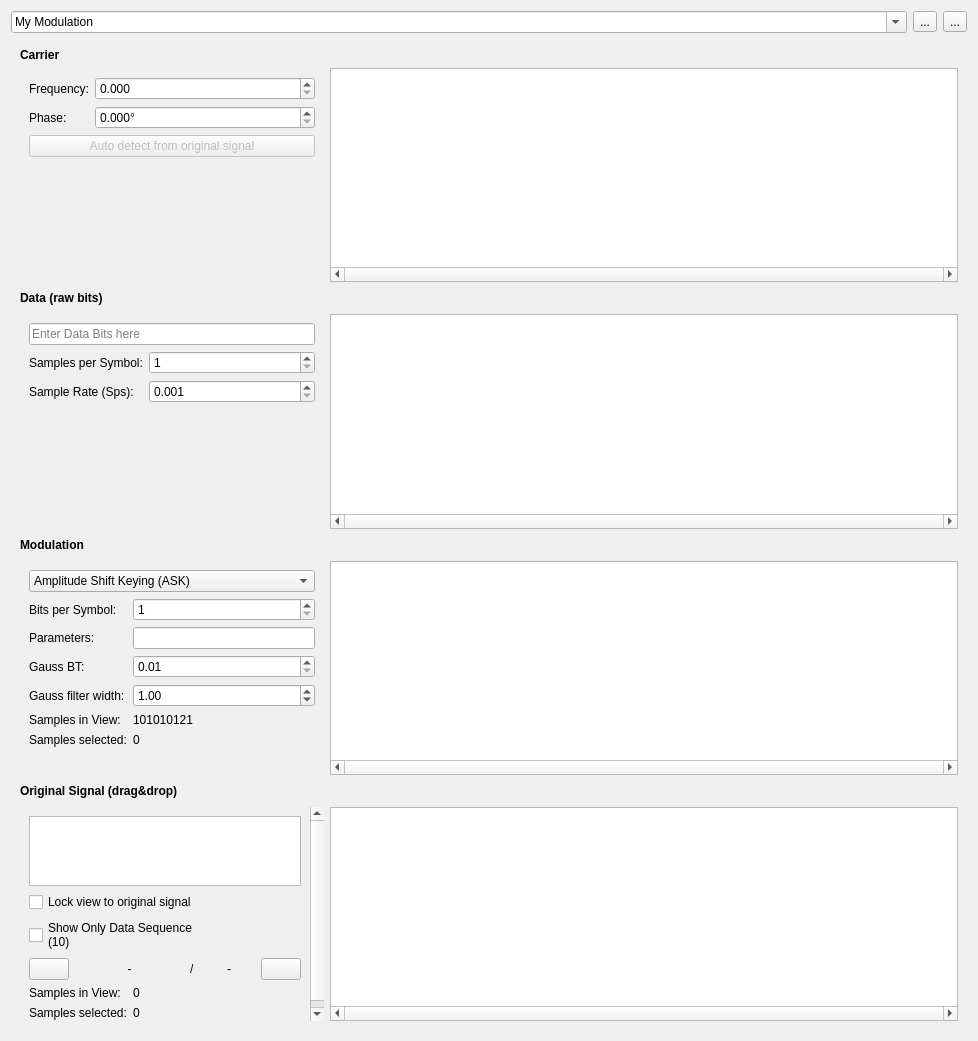
<?xml version="1.0" encoding="UTF-8"?>
<ui version="4.0">
 <class>DialogModulation</class>
 <widget class="QDialog" name="DialogModulation">
  <property name="geometry">
   <rect>
    <x>0</x>
    <y>0</y>
    <width>978</width>
    <height>1041</height>
   </rect>
  </property>
  <property name="windowTitle">
   <string>Modulation</string>
  </property>
  <property name="windowIcon">
   <iconset resource="urh.qrc">
    <normaloff>:/icons/icons/modulation.svg</normaloff>:/icons/icons/modulation.svg</iconset>
  </property>
  <layout class="QVBoxLayout" name="verticalLayout">
   <item>
    <layout class="QGridLayout" name="gridLayout_5">
     <item row="0" column="0">
      <widget class="QComboBox" name="comboBoxCustomModulations">
       <property name="editable">
        <bool>true</bool>
       </property>
       <property name="insertPolicy">
        <enum>QComboBox::InsertAtCurrent</enum>
       </property>
       <property name="sizeAdjustPolicy">
        <enum>QComboBox::AdjustToContents</enum>
       </property>
       <item>
        <property name="text">
         <string>My Modulation</string>
        </property>
       </item>
      </widget>
     </item>
     <item row="0" column="1">
      <widget class="QToolButton" name="btnAddModulation">
       <property name="text">
        <string>...</string>
       </property>
       <property name="icon">
        <iconset theme="list-add">
         <normaloff>.</normaloff>.</iconset>
       </property>
      </widget>
     </item>
     <item row="0" column="2">
      <widget class="QToolButton" name="btnRemoveModulation">
       <property name="text">
        <string>...</string>
       </property>
       <property name="icon">
        <iconset theme="list-remove">
         <normaloff>.</normaloff>.</iconset>
       </property>
      </widget>
     </item>
    </layout>
   </item>
   <item>
    <widget class="QScrollArea" name="scrollArea">
     <property name="frameShape">
      <enum>QFrame::NoFrame</enum>
     </property>
     <property name="widgetResizable">
      <bool>true</bool>
     </property>
     <widget class="QWidget" name="scrollAreaWidgetContents_2">
      <property name="geometry">
       <rect>
        <x>0</x>
        <y>0</y>
        <width>966</width>
        <height>984</height>
       </rect>
      </property>
      <layout class="QGridLayout" name="gridLayout_7" rowstretch="0,1,0,1,0,1,0,0,1" columnstretch="0,0,0,0">
       <item row="2" column="2">
        <widget class="QLabel" name="lPlus">
         <property name="sizePolicy">
          <sizepolicy hsizetype="Maximum" vsizetype="Fixed">
           <horstretch>0</horstretch>
           <verstretch>0</verstretch>
          </sizepolicy>
         </property>
         <property name="maximumSize">
          <size>
           <width>32</width>
           <height>32</height>
          </size>
         </property>
         <property name="text">
          <string/>
         </property>
         <property name="pixmap">
          <pixmap resource="urh.qrc">:/icons/icons/plus.svg</pixmap>
         </property>
         <property name="scaledContents">
          <bool>true</bool>
         </property>
         <property name="alignment">
          <set>Qt::AlignCenter</set>
         </property>
        </widget>
       </item>
       <item row="2" column="3">
        <spacer name="horizontalSpacer_2">
         <property name="orientation">
          <enum>Qt::Horizontal</enum>
         </property>
         <property name="sizeHint" stdset="0">
          <size>
           <width>40</width>
           <height>20</height>
          </size>
         </property>
        </spacer>
       </item>
       <item row="4" column="2">
        <widget class="QLabel" name="lEqual">
         <property name="sizePolicy">
          <sizepolicy hsizetype="Fixed" vsizetype="Fixed">
           <horstretch>0</horstretch>
           <verstretch>0</verstretch>
          </sizepolicy>
         </property>
         <property name="maximumSize">
          <size>
           <width>32</width>
           <height>32</height>
          </size>
         </property>
         <property name="text">
          <string/>
         </property>
         <property name="pixmap">
          <pixmap resource="urh.qrc">:/icons/icons/equals.svg</pixmap>
         </property>
         <property name="scaledContents">
          <bool>true</bool>
         </property>
         <property name="alignment">
          <set>Qt::AlignCenter</set>
         </property>
        </widget>
       </item>
       <item row="2" column="0">
        <widget class="QLabel" name="label_5">
         <property name="font">
          <font>
           <weight>75</weight>
           <bold>true</bold>
          </font>
         </property>
         <property name="text">
          <string>Data (raw bits)</string>
         </property>
         <property name="margin">
          <number>4</number>
         </property>
        </widget>
       </item>
       <item row="4" column="1">
        <spacer name="horizontalSpacer_3">
         <property name="orientation">
          <enum>Qt::Horizontal</enum>
         </property>
         <property name="sizeHint" stdset="0">
          <size>
           <width>40</width>
           <height>20</height>
          </size>
         </property>
        </spacer>
       </item>
       <item row="0" column="0">
        <widget class="QLabel" name="label_4">
         <property name="font">
          <font>
           <weight>75</weight>
           <bold>true</bold>
          </font>
         </property>
         <property name="text">
          <string>Carrier</string>
         </property>
         <property name="margin">
          <number>4</number>
         </property>
        </widget>
       </item>
       <item row="3" column="1" colspan="3">
        <widget class="ZoomableGraphicView" name="gVData">
         <property name="sizePolicy">
          <sizepolicy hsizetype="Expanding" vsizetype="Expanding">
           <horstretch>0</horstretch>
           <verstretch>0</verstretch>
          </sizepolicy>
         </property>
         <property name="acceptDrops">
          <bool>false</bool>
         </property>
         <property name="verticalScrollBarPolicy">
          <enum>Qt::ScrollBarAlwaysOff</enum>
         </property>
         <property name="horizontalScrollBarPolicy">
          <enum>Qt::ScrollBarAlwaysOn</enum>
         </property>
         <property name="renderHints">
          <set>QPainter::Antialiasing|QPainter::HighQualityAntialiasing</set>
         </property>
         <property name="dragMode">
          <enum>QGraphicsView::NoDrag</enum>
         </property>
        </widget>
       </item>
       <item row="4" column="3">
        <spacer name="horizontalSpacer_4">
         <property name="orientation">
          <enum>Qt::Horizontal</enum>
         </property>
         <property name="sizeHint" stdset="0">
          <size>
           <width>40</width>
           <height>20</height>
          </size>
         </property>
        </spacer>
       </item>
       <item row="7" column="2">
        <widget class="QLabel" name="lEqual_qm">
         <property name="sizePolicy">
          <sizepolicy hsizetype="Fixed" vsizetype="Fixed">
           <horstretch>0</horstretch>
           <verstretch>0</verstretch>
          </sizepolicy>
         </property>
         <property name="maximumSize">
          <size>
           <width>32</width>
           <height>32</height>
          </size>
         </property>
         <property name="text">
          <string/>
         </property>
         <property name="pixmap">
          <pixmap resource="urh.qrc">:/icons/icons/equals_qm.svg</pixmap>
         </property>
         <property name="scaledContents">
          <bool>true</bool>
         </property>
         <property name="alignment">
          <set>Qt::AlignCenter</set>
         </property>
        </widget>
       </item>
       <item row="2" column="1">
        <spacer name="horizontalSpacer">
         <property name="orientation">
          <enum>Qt::Horizontal</enum>
         </property>
         <property name="sizeHint" stdset="0">
          <size>
           <width>40</width>
           <height>20</height>
          </size>
         </property>
        </spacer>
       </item>
       <item row="7" column="3">
        <spacer name="horizontalSpacer_6">
         <property name="orientation">
          <enum>Qt::Horizontal</enum>
         </property>
         <property name="sizeHint" stdset="0">
          <size>
           <width>40</width>
           <height>20</height>
          </size>
         </property>
        </spacer>
       </item>
       <item row="8" column="1" colspan="3">
        <widget class="ZoomAndDropableGraphicView" name="gVOriginalSignal">
         <property name="verticalScrollBarPolicy">
          <enum>Qt::ScrollBarAlwaysOff</enum>
         </property>
         <property name="horizontalScrollBarPolicy">
          <enum>Qt::ScrollBarAlwaysOn</enum>
         </property>
         <property name="renderHints">
          <set>QPainter::Antialiasing|QPainter::HighQualityAntialiasing</set>
         </property>
         <property name="dragMode">
          <enum>QGraphicsView::NoDrag</enum>
         </property>
        </widget>
       </item>
       <item row="1" column="1" colspan="3">
        <widget class="ZoomableGraphicView" name="gVCarrier">
         <property name="sizePolicy">
          <sizepolicy hsizetype="Expanding" vsizetype="Expanding">
           <horstretch>0</horstretch>
           <verstretch>0</verstretch>
          </sizepolicy>
         </property>
         <property name="acceptDrops">
          <bool>false</bool>
         </property>
         <property name="verticalScrollBarPolicy">
          <enum>Qt::ScrollBarAlwaysOff</enum>
         </property>
         <property name="horizontalScrollBarPolicy">
          <enum>Qt::ScrollBarAlwaysOn</enum>
         </property>
         <property name="renderHints">
          <set>QPainter::Antialiasing|QPainter::HighQualityAntialiasing</set>
         </property>
         <property name="dragMode">
          <enum>QGraphicsView::NoDrag</enum>
         </property>
        </widget>
       </item>
       <item row="7" column="0">
        <widget class="QLabel" name="label_7">
         <property name="font">
          <font>
           <weight>75</weight>
           <bold>true</bold>
          </font>
         </property>
         <property name="text">
          <string>Original Signal (drag&amp;drop)</string>
         </property>
         <property name="margin">
          <number>4</number>
         </property>
        </widget>
       </item>
       <item row="7" column="1">
        <spacer name="horizontalSpacer_5">
         <property name="orientation">
          <enum>Qt::Horizontal</enum>
         </property>
         <property name="sizeHint" stdset="0">
          <size>
           <width>40</width>
           <height>20</height>
          </size>
         </property>
        </spacer>
       </item>
       <item row="4" column="0">
        <widget class="QLabel" name="label_6">
         <property name="font">
          <font>
           <weight>75</weight>
           <bold>true</bold>
          </font>
         </property>
         <property name="text">
          <string>Modulation</string>
         </property>
         <property name="margin">
          <number>4</number>
         </property>
        </widget>
       </item>
       <item row="1" column="0">
        <widget class="QScrollArea" name="scrollArea_2">
         <property name="frameShape">
          <enum>QFrame::NoFrame</enum>
         </property>
         <property name="widgetResizable">
          <bool>true</bool>
         </property>
         <widget class="QWidget" name="scrollAreaWidgetContents">
          <property name="geometry">
           <rect>
            <x>0</x>
            <y>0</y>
            <width>346</width>
            <height>201</height>
           </rect>
          </property>
          <layout class="QGridLayout" name="gridLayout">
           <item row="0" column="0">
            <widget class="QLabel" name="lCarrierFreq">
             <property name="sizePolicy">
              <sizepolicy hsizetype="Maximum" vsizetype="Preferred">
               <horstretch>0</horstretch>
               <verstretch>0</verstretch>
              </sizepolicy>
             </property>
             <property name="text">
              <string>Frequency:</string>
             </property>
            </widget>
           </item>
           <item row="0" column="1">
            <widget class="KillerDoubleSpinBox" name="doubleSpinBoxCarrierFreq">
             <property name="sizePolicy">
              <sizepolicy hsizetype="Preferred" vsizetype="Fixed">
               <horstretch>0</horstretch>
               <verstretch>0</verstretch>
              </sizepolicy>
             </property>
             <property name="suffix">
              <string/>
             </property>
             <property name="decimals">
              <number>3</number>
             </property>
             <property name="minimum">
              <double>0.000000000000000</double>
             </property>
             <property name="maximum">
              <double>99999999999.000000000000000</double>
             </property>
            </widget>
           </item>
           <item row="1" column="0">
            <widget class="QLabel" name="label_2">
             <property name="sizePolicy">
              <sizepolicy hsizetype="Maximum" vsizetype="Preferred">
               <horstretch>0</horstretch>
               <verstretch>0</verstretch>
              </sizepolicy>
             </property>
             <property name="text">
              <string>Phase:</string>
             </property>
            </widget>
           </item>
           <item row="1" column="1">
            <widget class="QDoubleSpinBox" name="doubleSpinBoxCarrierPhase">
             <property name="sizePolicy">
              <sizepolicy hsizetype="Preferred" vsizetype="Fixed">
               <horstretch>0</horstretch>
               <verstretch>0</verstretch>
              </sizepolicy>
             </property>
             <property name="suffix">
              <string>°</string>
             </property>
             <property name="decimals">
              <number>3</number>
             </property>
             <property name="maximum">
              <double>360.000000000000000</double>
             </property>
            </widget>
           </item>
           <item row="2" column="0" colspan="2">
            <widget class="QPushButton" name="btnAutoDetect">
             <property name="enabled">
              <bool>false</bool>
             </property>
             <property name="sizePolicy">
              <sizepolicy hsizetype="Preferred" vsizetype="Fixed">
               <horstretch>0</horstretch>
               <verstretch>0</verstretch>
              </sizepolicy>
             </property>
             <property name="toolTip">
              <string>&lt;html&gt;&lt;head/&gt;&lt;body&gt;&lt;p&gt;Auto detect the frequency based on the original signal. You have to select a signal (&lt;span style=&quot; font-weight:600;&quot;&gt;bottom of this window&lt;/span&gt;) to use this feature.&lt;/p&gt;&lt;p&gt;&lt;br/&gt;&lt;/p&gt;&lt;p&gt;Select a signal by dragging it from the tree and dropping it on the graphics pane to the right.&lt;/p&gt;&lt;/body&gt;&lt;/html&gt;</string>
             </property>
             <property name="text">
              <string>Auto detect from original signal</string>
             </property>
            </widget>
           </item>
           <item row="3" column="0">
            <spacer name="verticalSpacer_3">
             <property name="orientation">
              <enum>Qt::Vertical</enum>
             </property>
             <property name="sizeHint" stdset="0">
              <size>
               <width>20</width>
               <height>40</height>
              </size>
             </property>
            </spacer>
           </item>
          </layout>
         </widget>
        </widget>
       </item>
       <item row="3" column="0">
        <widget class="QScrollArea" name="scrollArea_3">
         <property name="frameShape">
          <enum>QFrame::NoFrame</enum>
         </property>
         <property name="widgetResizable">
          <bool>true</bool>
         </property>
         <widget class="QWidget" name="scrollAreaWidgetContents_3">
          <property name="geometry">
           <rect>
            <x>0</x>
            <y>0</y>
            <width>346</width>
            <height>201</height>
           </rect>
          </property>
          <layout class="QGridLayout" name="gridLayout_2">
           <item row="2" column="1">
            <widget class="KillerDoubleSpinBox" name="spinBoxSampleRate">
             <property name="sizePolicy">
              <sizepolicy hsizetype="Preferred" vsizetype="Fixed">
               <horstretch>0</horstretch>
               <verstretch>0</verstretch>
              </sizepolicy>
             </property>
             <property name="decimals">
              <number>3</number>
             </property>
             <property name="minimum">
              <double>0.001000000000000</double>
             </property>
             <property name="maximum">
              <double>999999999.000000000000000</double>
             </property>
            </widget>
           </item>
           <item row="3" column="0">
            <spacer name="verticalSpacer_2">
             <property name="orientation">
              <enum>Qt::Vertical</enum>
             </property>
             <property name="sizeHint" stdset="0">
              <size>
               <width>20</width>
               <height>40</height>
              </size>
             </property>
            </spacer>
           </item>
           <item row="2" column="0">
            <widget class="QLabel" name="label_3">
             <property name="sizePolicy">
              <sizepolicy hsizetype="Maximum" vsizetype="Preferred">
               <horstretch>0</horstretch>
               <verstretch>0</verstretch>
              </sizepolicy>
             </property>
             <property name="text">
              <string>Sample Rate (Sps):</string>
             </property>
            </widget>
           </item>
           <item row="1" column="0">
            <widget class="QLabel" name="label">
             <property name="sizePolicy">
              <sizepolicy hsizetype="Maximum" vsizetype="Preferred">
               <horstretch>0</horstretch>
               <verstretch>0</verstretch>
              </sizepolicy>
             </property>
             <property name="text">
              <string>Samples per Symbol:</string>
             </property>
            </widget>
           </item>
           <item row="1" column="1">
            <widget class="QSpinBox" name="spinBoxSamplesPerSymbol">
             <property name="sizePolicy">
              <sizepolicy hsizetype="Preferred" vsizetype="Fixed">
               <horstretch>0</horstretch>
               <verstretch>0</verstretch>
              </sizepolicy>
             </property>
             <property name="minimum">
              <number>1</number>
             </property>
             <property name="maximum">
              <number>999999</number>
             </property>
            </widget>
           </item>
           <item row="0" column="0" colspan="2">
            <widget class="QLineEdit" name="linEdDataBits">
             <property name="sizePolicy">
              <sizepolicy hsizetype="Preferred" vsizetype="Preferred">
               <horstretch>0</horstretch>
               <verstretch>0</verstretch>
              </sizepolicy>
             </property>
             <property name="placeholderText">
              <string>Enter Data Bits here</string>
             </property>
            </widget>
           </item>
          </layout>
         </widget>
        </widget>
       </item>
       <item row="5" column="0">
        <widget class="QScrollArea" name="scrollArea_4">
         <property name="frameShape">
          <enum>QFrame::NoFrame</enum>
         </property>
         <property name="widgetResizable">
          <bool>true</bool>
         </property>
         <widget class="QWidget" name="scrollAreaWidgetContents_4">
          <property name="geometry">
           <rect>
            <x>0</x>
            <y>0</y>
            <width>346</width>
            <height>285</height>
           </rect>
          </property>
          <layout class="QGridLayout" name="gridLayout_3">
           <item row="4" column="0">
            <widget class="QLabel" name="lGaussWidth">
             <property name="text">
              <string>Gauss filter width:</string>
             </property>
            </widget>
           </item>
           <item row="3" column="0">
            <widget class="QLabel" name="lGaussBT">
             <property name="text">
              <string>Gauss BT:</string>
             </property>
            </widget>
           </item>
           <item row="6" column="1">
            <widget class="QLabel" name="lModulatedSelectedSamples">
             <property name="text">
              <string>0</string>
             </property>
            </widget>
           </item>
           <item row="1" column="0">
            <widget class="QLabel" name="labelBitsPerSymbol">
             <property name="text">
              <string>Bits per Symbol:</string>
             </property>
            </widget>
           </item>
           <item row="5" column="1">
            <widget class="QLabel" name="lSamplesInViewModulated">
             <property name="sizePolicy">
              <sizepolicy hsizetype="Preferred" vsizetype="Maximum">
               <horstretch>0</horstretch>
               <verstretch>0</verstretch>
              </sizepolicy>
             </property>
             <property name="toolTip">
              <string>&lt;html&gt;&lt;head/&gt;&lt;body&gt;&lt;p&gt;Shown Samples in View:&lt;/p&gt;&lt;p&gt;&lt;span style=&quot; font-weight:600; color:#ff0000;&quot;&gt;Red&lt;/span&gt; - if samples in view differ from original signal&lt;/p&gt;&lt;p&gt;&lt;span style=&quot; font-weight:600;&quot;&gt;Normal&lt;/span&gt; - if samples in view are equal to the original signal&lt;/p&gt;&lt;/body&gt;&lt;/html&gt;</string>
             </property>
             <property name="text">
              <string>101010121</string>
             </property>
            </widget>
           </item>
           <item row="2" column="1">
            <widget class="QLineEdit" name="lineEditParameters">
             <property name="clearButtonEnabled">
              <bool>false</bool>
             </property>
            </widget>
           </item>
           <item row="6" column="0">
            <widget class="QLabel" name="label_9">
             <property name="text">
              <string>Samples selected:</string>
             </property>
            </widget>
           </item>
           <item row="7" column="1">
            <spacer name="verticalSpacer">
             <property name="orientation">
              <enum>Qt::Vertical</enum>
             </property>
             <property name="sizeHint" stdset="0">
              <size>
               <width>20</width>
               <height>40</height>
              </size>
             </property>
            </spacer>
           </item>
           <item row="5" column="0">
            <widget class="QLabel" name="lSamplesInViewModulatedText">
             <property name="sizePolicy">
              <sizepolicy hsizetype="Maximum" vsizetype="Preferred">
               <horstretch>0</horstretch>
               <verstretch>0</verstretch>
              </sizepolicy>
             </property>
             <property name="text">
              <string>Samples in View:</string>
             </property>
            </widget>
           </item>
           <item row="1" column="1">
            <widget class="QSpinBox" name="spinBoxBitsPerSymbol">
             <property name="minimum">
              <number>1</number>
             </property>
             <property name="maximum">
              <number>10</number>
             </property>
            </widget>
           </item>
           <item row="2" column="0">
            <widget class="QLabel" name="labelParameters">
             <property name="text">
              <string>Parameters:</string>
             </property>
            </widget>
           </item>
           <item row="3" column="1">
            <widget class="QDoubleSpinBox" name="spinBoxGaussBT">
             <property name="minimum">
              <double>0.010000000000000</double>
             </property>
             <property name="maximum">
              <double>0.990000000000000</double>
             </property>
             <property name="singleStep">
              <double>0.010000000000000</double>
             </property>
            </widget>
           </item>
           <item row="4" column="1">
            <widget class="QDoubleSpinBox" name="spinBoxGaussFilterWidth">
             <property name="minimum">
              <double>0.010000000000000</double>
             </property>
             <property name="maximum">
              <double>100.000000000000000</double>
             </property>
             <property name="singleStep">
              <double>0.010000000000000</double>
             </property>
             <property name="value">
              <double>1.000000000000000</double>
             </property>
            </widget>
           </item>
           <item row="0" column="0" colspan="2">
            <widget class="QComboBox" name="comboBoxModulationType">
             <property name="sizePolicy">
              <sizepolicy hsizetype="Preferred" vsizetype="Preferred">
               <horstretch>0</horstretch>
               <verstretch>0</verstretch>
              </sizepolicy>
             </property>
             <property name="maximumSize">
              <size>
               <width>16777215</width>
               <height>16777215</height>
              </size>
             </property>
             <item>
              <property name="text">
               <string>Amplitude Shift Keying (ASK)</string>
              </property>
             </item>
             <item>
              <property name="text">
               <string>Frequency Shift Keying (FSK)</string>
              </property>
             </item>
             <item>
              <property name="text">
               <string>Gaussian Frequency Shift Keying (GFSK)</string>
              </property>
             </item>
             <item>
              <property name="text">
               <string>Phase Shift Keying (PSK)</string>
              </property>
             </item>
             <item>
              <property name="text">
               <string>Offset Quadrature Phase Shift Keying (OQPSK)</string>
              </property>
             </item>
            </widget>
           </item>
           <item row="7" column="0">
            <spacer name="verticalSpacer_4">
             <property name="orientation">
              <enum>Qt::Vertical</enum>
             </property>
             <property name="sizeHint" stdset="0">
              <size>
               <width>20</width>
               <height>40</height>
              </size>
             </property>
            </spacer>
           </item>
          </layout>
         </widget>
        </widget>
       </item>
       <item row="8" column="0">
        <widget class="QScrollArea" name="scrollArea_5">
         <property name="frameShape">
          <enum>QFrame::NoFrame</enum>
         </property>
         <property name="widgetResizable">
          <bool>true</bool>
         </property>
         <widget class="QWidget" name="scrollAreaWidgetContents_5">
          <property name="geometry">
           <rect>
            <x>0</x>
            <y>0</y>
            <width>326</width>
            <height>280</height>
           </rect>
          </property>
          <layout class="QGridLayout" name="gridLayout_4">
           <item row="0" column="0" colspan="6">
            <widget class="ModulatorTreeView" name="treeViewSignals">
             <property name="sizePolicy">
              <sizepolicy hsizetype="Preferred" vsizetype="Preferred">
               <horstretch>0</horstretch>
               <verstretch>0</verstretch>
              </sizepolicy>
             </property>
             <property name="showDropIndicator" stdset="0">
              <bool>true</bool>
             </property>
             <property name="dragEnabled">
              <bool>true</bool>
             </property>
             <property name="dragDropMode">
              <enum>QAbstractItemView::DragOnly</enum>
             </property>
             <property name="headerHidden">
              <bool>true</bool>
             </property>
            </widget>
           </item>
           <item row="1" column="0" colspan="5">
            <widget class="QCheckBox" name="chkBoxLockSIV">
             <property name="sizePolicy">
              <sizepolicy hsizetype="Maximum" vsizetype="Fixed">
               <horstretch>0</horstretch>
               <verstretch>0</verstretch>
              </sizepolicy>
             </property>
             <property name="text">
              <string>Lock view to original signal</string>
             </property>
            </widget>
           </item>
           <item row="2" column="0" colspan="5">
            <widget class="QCheckBox" name="cbShowDataBitsOnly">
             <property name="sizePolicy">
              <sizepolicy hsizetype="Maximum" vsizetype="Fixed">
               <horstretch>0</horstretch>
               <verstretch>0</verstretch>
              </sizepolicy>
             </property>
             <property name="minimumSize">
              <size>
               <width>0</width>
               <height>0</height>
              </size>
             </property>
             <property name="maximumSize">
              <size>
               <width>16777215</width>
               <height>16777215</height>
              </size>
             </property>
             <property name="text">
              <string>Show Only Data Sequence
(10)</string>
             </property>
            </widget>
           </item>
           <item row="3" column="0">
            <widget class="QPushButton" name="btnSearchPrev">
             <property name="sizePolicy">
              <sizepolicy hsizetype="Fixed" vsizetype="Fixed">
               <horstretch>0</horstretch>
               <verstretch>0</verstretch>
              </sizepolicy>
             </property>
             <property name="maximumSize">
              <size>
               <width>16777215</width>
               <height>16777215</height>
              </size>
             </property>
             <property name="text">
              <string/>
             </property>
             <property name="icon">
              <iconset theme="go-previous">
               <normaloff>.</normaloff>.</iconset>
             </property>
            </widget>
           </item>
           <item row="3" column="1" colspan="2">
            <widget class="QLabel" name="lCurrentSearchResult">
             <property name="sizePolicy">
              <sizepolicy hsizetype="Preferred" vsizetype="Preferred">
               <horstretch>0</horstretch>
               <verstretch>0</verstretch>
              </sizepolicy>
             </property>
             <property name="minimumSize">
              <size>
               <width>0</width>
               <height>0</height>
              </size>
             </property>
             <property name="maximumSize">
              <size>
               <width>16777215</width>
               <height>16777215</height>
              </size>
             </property>
             <property name="text">
              <string>-</string>
             </property>
             <property name="alignment">
              <set>Qt::AlignCenter</set>
             </property>
            </widget>
           </item>
           <item row="3" column="3">
            <widget class="QLabel" name="lSlash">
             <property name="sizePolicy">
              <sizepolicy hsizetype="Fixed" vsizetype="Preferred">
               <horstretch>0</horstretch>
               <verstretch>0</verstretch>
              </sizepolicy>
             </property>
             <property name="maximumSize">
              <size>
               <width>7</width>
               <height>16777215</height>
              </size>
             </property>
             <property name="text">
              <string>/</string>
             </property>
            </widget>
           </item>
           <item row="3" column="4">
            <widget class="QLabel" name="lTotalSearchresults">
             <property name="sizePolicy">
              <sizepolicy hsizetype="Preferred" vsizetype="Preferred">
               <horstretch>0</horstretch>
               <verstretch>0</verstretch>
              </sizepolicy>
             </property>
             <property name="maximumSize">
              <size>
               <width>16777215</width>
               <height>16777215</height>
              </size>
             </property>
             <property name="text">
              <string>-</string>
             </property>
             <property name="alignment">
              <set>Qt::AlignCenter</set>
             </property>
            </widget>
           </item>
           <item row="3" column="5">
            <widget class="QPushButton" name="btnSearchNext">
             <property name="sizePolicy">
              <sizepolicy hsizetype="Fixed" vsizetype="Fixed">
               <horstretch>0</horstretch>
               <verstretch>0</verstretch>
              </sizepolicy>
             </property>
             <property name="maximumSize">
              <size>
               <width>16777215</width>
               <height>16777215</height>
              </size>
             </property>
             <property name="text">
              <string/>
             </property>
             <property name="icon">
              <iconset theme="go-next">
               <normaloff>.</normaloff>.</iconset>
             </property>
            </widget>
           </item>
           <item row="4" column="0" colspan="2">
            <widget class="QLabel" name="lSamplesInViewOrigSignalText">
             <property name="sizePolicy">
              <sizepolicy hsizetype="Maximum" vsizetype="Preferred">
               <horstretch>0</horstretch>
               <verstretch>0</verstretch>
              </sizepolicy>
             </property>
             <property name="text">
              <string>Samples in View:</string>
             </property>
            </widget>
           </item>
           <item row="4" column="2" colspan="4">
            <widget class="QLabel" name="lSamplesInViewOrigSignal">
             <property name="sizePolicy">
              <sizepolicy hsizetype="Preferred" vsizetype="Preferred">
               <horstretch>0</horstretch>
               <verstretch>0</verstretch>
              </sizepolicy>
             </property>
             <property name="toolTip">
              <string>&lt;html&gt;&lt;head/&gt;&lt;body&gt;&lt;p&gt;Shown Samples in View:&lt;/p&gt;&lt;p&gt;&lt;span style=&quot; font-weight:600; color:#ff0000;&quot;&gt;Red&lt;/span&gt; - if samples in view differ from original signal&lt;/p&gt;&lt;p&gt;&lt;span style=&quot; font-weight:600;&quot;&gt;Normal&lt;/span&gt; - if samples in view are equal to the original signal&lt;/p&gt;&lt;/body&gt;&lt;/html&gt;</string>
             </property>
             <property name="text">
              <string>0</string>
             </property>
            </widget>
           </item>
           <item row="5" column="0" colspan="2">
            <widget class="QLabel" name="label_10">
             <property name="text">
              <string>Samples selected:</string>
             </property>
            </widget>
           </item>
           <item row="5" column="2" colspan="4">
            <widget class="QLabel" name="lOriginalSignalSamplesSelected">
             <property name="text">
              <string>0</string>
             </property>
            </widget>
           </item>
          </layout>
         </widget>
        </widget>
       </item>
       <item row="5" column="1" colspan="3">
        <widget class="ZoomableGraphicView" name="gVModulated">
         <property name="sizePolicy">
          <sizepolicy hsizetype="Expanding" vsizetype="Expanding">
           <horstretch>0</horstretch>
           <verstretch>0</verstretch>
          </sizepolicy>
         </property>
         <property name="acceptDrops">
          <bool>false</bool>
         </property>
         <property name="verticalScrollBarPolicy">
          <enum>Qt::ScrollBarAlwaysOff</enum>
         </property>
         <property name="horizontalScrollBarPolicy">
          <enum>Qt::ScrollBarAlwaysOn</enum>
         </property>
         <property name="renderHints">
          <set>QPainter::Antialiasing|QPainter::HighQualityAntialiasing</set>
         </property>
         <property name="dragMode">
          <enum>QGraphicsView::NoDrag</enum>
         </property>
        </widget>
       </item>
      </layout>
     </widget>
    </widget>
   </item>
  </layout>
 </widget>
 <customwidgets>
  <customwidget>
   <class>ZoomableGraphicView</class>
   <extends>QGraphicsView</extends>
   <header>urh.ui.views.ZoomableGraphicView.h</header>
  </customwidget>
  <customwidget>
   <class>KillerDoubleSpinBox</class>
   <extends>QDoubleSpinBox</extends>
   <header>urh.ui.KillerDoubleSpinBox.h</header>
  </customwidget>
  <customwidget>
   <class>ZoomAndDropableGraphicView</class>
   <extends>QGraphicsView</extends>
   <header>urh.ui.views.ZoomAndDropableGraphicView.h</header>
  </customwidget>
  <customwidget>
   <class>ModulatorTreeView</class>
   <extends>QTreeView</extends>
   <header>urh.ui.views.ModulatorTreeView.h</header>
  </customwidget>
 </customwidgets>
 <tabstops>
  <tabstop>btnAddModulation</tabstop>
  <tabstop>scrollArea_2</tabstop>
  <tabstop>doubleSpinBoxCarrierFreq</tabstop>
  <tabstop>doubleSpinBoxCarrierPhase</tabstop>
  <tabstop>btnAutoDetect</tabstop>
  <tabstop>scrollArea_3</tabstop>
  <tabstop>linEdDataBits</tabstop>
  <tabstop>spinBoxSamplesPerSymbol</tabstop>
  <tabstop>spinBoxSampleRate</tabstop>
  <tabstop>scrollArea_4</tabstop>
  <tabstop>comboBoxModulationType</tabstop>
  <tabstop>spinBoxBitsPerSymbol</tabstop>
  <tabstop>lineEditParameters</tabstop>
  <tabstop>spinBoxGaussBT</tabstop>
  <tabstop>spinBoxGaussFilterWidth</tabstop>
  <tabstop>scrollArea_5</tabstop>
  <tabstop>treeViewSignals</tabstop>
  <tabstop>chkBoxLockSIV</tabstop>
  <tabstop>gVCarrier</tabstop>
  <tabstop>gVData</tabstop>
  <tabstop>gVModulated</tabstop>
  <tabstop>gVOriginalSignal</tabstop>
  <tabstop>cbShowDataBitsOnly</tabstop>
  <tabstop>btnSearchPrev</tabstop>
  <tabstop>btnSearchNext</tabstop>
  <tabstop>btnRemoveModulation</tabstop>
  <tabstop>comboBoxCustomModulations</tabstop>
  <tabstop>scrollArea</tabstop>
 </tabstops>
 <resources>
  <include location="urh.qrc"/>
 </resources>
 <connections/>
</ui>
